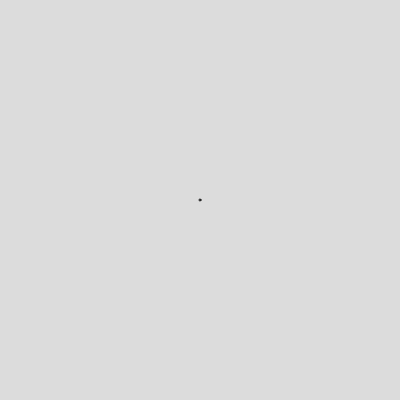
Frame 1 (no input)
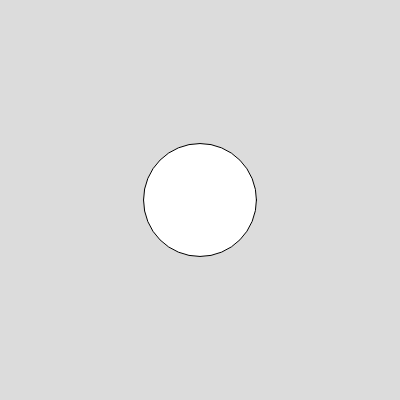
Frame 60 (no input)
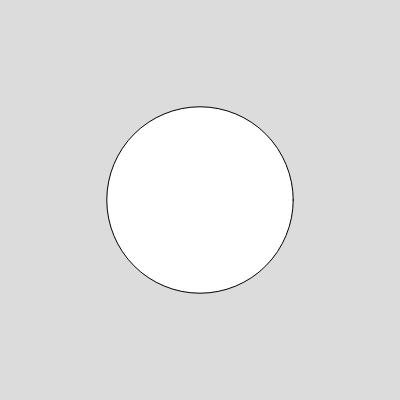
Frame 120 (the mouse pressed at the canvas centre since frame 60)

The p5.js sketch that drew these frames (run headless with seeded random() and noise() and a simulated clock; from frame 60 on, the mouse is pressed at the canvas centre):

// p5.js sketch
// ── sketch.js
function setup() {
  createCanvas(400, 400);
}

function draw() {
  background(220);
  
  let diameter = 200 * sin(0.01*frameCount);
  circle(width/2, height/2, diameter);
}
